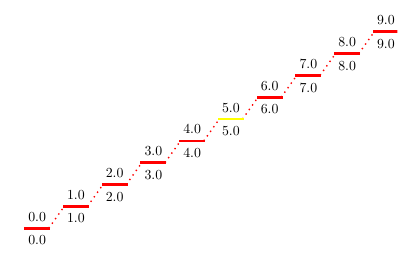

Here is the Python script that generated this plot:
import profile
import random
reload(profile)


def random_energies(length):
    return [random.random() for i in range(length)]


c = profile.Canvas(width=5, space=1)
c.set_size(6, 2)
prof = profile.Profile(random_energies(10), c)
prof.set_bar_style(linewidth=2)
prof.set_leap_style(linestyle=':')
prof.set_line_style(color='red')

c.save('test.pdf')
